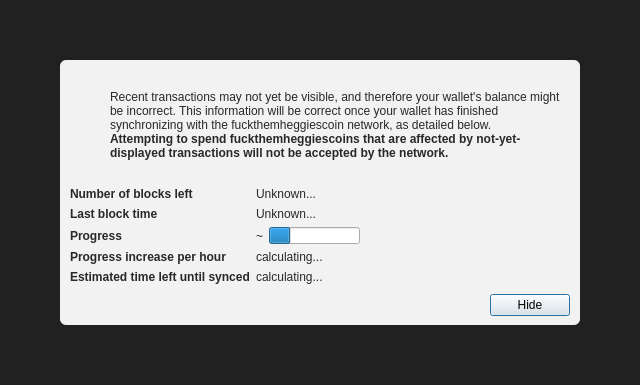
<?xml version="1.0" encoding="UTF-8"?>
<ui version="4.0">
 <class>ModalOverlay</class>
 <widget class="QWidget" name="ModalOverlay">
  <property name="geometry">
   <rect>
    <x>0</x>
    <y>0</y>
    <width>640</width>
    <height>385</height>
   </rect>
  </property>
  <property name="windowTitle">
   <string>Form</string>
  </property>
  <layout class="QVBoxLayout" name="verticalLayout" stretch="0">
   <property name="sizeConstraint">
    <enum>QLayout::SetDefaultConstraint</enum>
   </property>
   <property name="leftMargin">
    <number>0</number>
   </property>
   <property name="topMargin">
    <number>0</number>
   </property>
   <property name="rightMargin">
    <number>0</number>
   </property>
   <property name="bottomMargin">
    <number>0</number>
   </property>
   <item>
    <widget class="QWidget" name="bgWidget" native="true">
     <property name="styleSheet">
      <string notr="true">#bgWidget { background: rgba(0,0,0,220); }</string>
     </property>
     <layout class="QVBoxLayout" name="verticalLayoutMain" stretch="1">
      <property name="leftMargin">
       <number>60</number>
      </property>
      <property name="topMargin">
       <number>60</number>
      </property>
      <property name="rightMargin">
       <number>60</number>
      </property>
      <property name="bottomMargin">
       <number>60</number>
      </property>
      <item>
       <widget class="QWidget" name="contentWidget" native="true">
        <property name="styleSheet">
         <string notr="true">#contentWidget { background: rgba(255,255,255,240); border-radius: 6px; }

QLabel { color: rgb(40,40,40);  }</string>
        </property>
        <layout class="QVBoxLayout" name="verticalLayoutSub" stretch="1,0,0,0">
         <property name="spacing">
          <number>0</number>
         </property>
         <property name="leftMargin">
          <number>10</number>
         </property>
         <property name="topMargin">
          <number>10</number>
         </property>
         <property name="rightMargin">
          <number>10</number>
         </property>
         <property name="bottomMargin">
          <number>10</number>
         </property>
         <item>
          <layout class="QHBoxLayout" name="horizontalLayoutIconText" stretch="0,1">
           <property name="topMargin">
            <number>20</number>
           </property>
           <item>
            <layout class="QVBoxLayout" name="verticalLayoutIcon">
             <property name="leftMargin">
              <number>0</number>
             </property>
             <item>
              <widget class="QPushButton" name="warningIcon">
               <property name="enabled">
                <bool>false</bool>
               </property>
               <property name="text">
                <string/>
               </property>
               <property name="icon">
                <iconset>
                 <normaloff>:/icons/warning</normaloff>
                 <disabledoff>:/icons/warning</disabledoff>:/icons/warning</iconset>
               </property>
               <property name="iconSize">
                <size>
                 <width>48</width>
                 <height>48</height>
                </size>
               </property>
               <property name="flat">
                <bool>true</bool>
               </property>
              </widget>
             </item>
             <item>
              <spacer name="verticalSpacerWarningIcon">
               <property name="orientation">
                <enum>Qt::Vertical</enum>
               </property>
               <property name="sizeHint" stdset="0">
                <size>
                 <width>20</width>
                 <height>40</height>
                </size>
               </property>
              </spacer>
             </item>
            </layout>
           </item>
           <item>
            <layout class="QVBoxLayout" name="verticalLayoutInfoText">
             <property name="leftMargin">
              <number>0</number>
             </property>
             <property name="topMargin">
              <number>0</number>
             </property>
             <item>
              <widget class="QLabel" name="infoText">
               <property name="text">
                <string>Recent transactions may not yet be visible, and therefore your wallet's balance might be incorrect. This information will be correct once your wallet has finished synchronizing with the fuckthemheggiescoin network, as detailed below.</string>
               </property>
               <property name="textFormat">
                <enum>Qt::RichText</enum>
               </property>
               <property name="wordWrap">
                <bool>true</bool>
               </property>
              </widget>
             </item>
             <item>
              <widget class="QLabel" name="infoTextStrong">
               <property name="font">
                <font>
                 <weight>75</weight>
                 <bold>true</bold>
                </font>
               </property>
               <property name="text">
                <string>Attempting to spend fuckthemheggiescoins that are affected by not-yet-displayed transactions will not be accepted by the network.</string>
               </property>
               <property name="textFormat">
                <enum>Qt::RichText</enum>
               </property>
               <property name="wordWrap">
                <bool>true</bool>
               </property>
              </widget>
             </item>
             <item>
              <spacer name="verticalSpacerInTextSpace">
               <property name="orientation">
                <enum>Qt::Vertical</enum>
               </property>
               <property name="sizeHint" stdset="0">
                <size>
                 <width>20</width>
                 <height>40</height>
                </size>
               </property>
              </spacer>
             </item>
            </layout>
           </item>
          </layout>
         </item>
         <item>
          <spacer name="verticalSpacerAfterText">
           <property name="orientation">
            <enum>Qt::Vertical</enum>
           </property>
           <property name="sizeHint" stdset="0">
            <size>
             <width>20</width>
             <height>40</height>
            </size>
           </property>
          </spacer>
         </item>
         <item>
          <layout class="QFormLayout" name="formLayout">
           <property name="fieldGrowthPolicy">
            <enum>QFormLayout::FieldsStayAtSizeHint</enum>
           </property>
           <property name="horizontalSpacing">
            <number>6</number>
           </property>
           <property name="verticalSpacing">
            <number>6</number>
           </property>
           <property name="topMargin">
            <number>10</number>
           </property>
           <item row="0" column="0">
            <widget class="QLabel" name="labelNumberOfBlocksLeft">
             <property name="font">
              <font>
               <weight>75</weight>
               <bold>true</bold>
              </font>
             </property>
             <property name="text">
              <string>Number of blocks left</string>
             </property>
            </widget>
           </item>
           <item row="0" column="1">
            <widget class="QLabel" name="numberOfBlocksLeft">
             <property name="text">
              <string>Unknown...</string>
             </property>
            </widget>
           </item>
           <item row="1" column="0">
            <widget class="QLabel" name="labelLastBlockTime">
             <property name="font">
              <font>
               <weight>75</weight>
               <bold>true</bold>
              </font>
             </property>
             <property name="text">
              <string>Last block time</string>
             </property>
            </widget>
           </item>
           <item row="1" column="1">
            <widget class="QLabel" name="newestBlockDate">
             <property name="sizePolicy">
              <sizepolicy hsizetype="Maximum" vsizetype="Preferred">
               <horstretch>0</horstretch>
               <verstretch>0</verstretch>
              </sizepolicy>
             </property>
             <property name="text">
              <string>Unknown...</string>
             </property>
            </widget>
           </item>
           <item row="2" column="0">
            <widget class="QLabel" name="labelSyncDone">
             <property name="font">
              <font>
               <weight>75</weight>
               <bold>true</bold>
              </font>
             </property>
             <property name="text">
              <string>Progress</string>
             </property>
            </widget>
           </item>
           <item row="2" column="1">
            <layout class="QHBoxLayout" name="horizontalLayoutSync" stretch="0,1">
             <item>
              <widget class="QLabel" name="percentageProgress">
               <property name="text">
                <string notr="true">~</string>
               </property>
              </widget>
             </item>
             <item>
              <widget class="QProgressBar" name="progressBar">
               <property name="value">
                <number>24</number>
               </property>
               <property name="format">
                <string/>
               </property>
              </widget>
             </item>
            </layout>
           </item>
           <item row="4" column="0">
            <widget class="QLabel" name="labelProgressIncrease">
             <property name="font">
              <font>
               <weight>75</weight>
               <bold>true</bold>
              </font>
             </property>
             <property name="text">
              <string>Progress increase per hour</string>
             </property>
            </widget>
           </item>
           <item row="4" column="1">
            <widget class="QLabel" name="progressIncreasePerH">
             <property name="text">
              <string>calculating...</string>
             </property>
            </widget>
           </item>
           <item row="5" column="0">
            <widget class="QLabel" name="labelEstimatedTimeLeft">
             <property name="font">
              <font>
               <weight>75</weight>
               <bold>true</bold>
              </font>
             </property>
             <property name="text">
              <string>Estimated time left until synced</string>
             </property>
            </widget>
           </item>
           <item row="5" column="1">
            <widget class="QLabel" name="expectedTimeLeft">
             <property name="text">
              <string>calculating...</string>
             </property>
            </widget>
           </item>
          </layout>
         </item>
         <item>
          <layout class="QHBoxLayout" name="horizontalLayoutButtons">
           <property name="leftMargin">
            <number>10</number>
           </property>
           <property name="topMargin">
            <number>10</number>
           </property>
           <item>
            <spacer name="horizontalSpacer">
             <property name="orientation">
              <enum>Qt::Horizontal</enum>
             </property>
             <property name="sizeHint" stdset="0">
              <size>
               <width>40</width>
               <height>20</height>
              </size>
             </property>
            </spacer>
           </item>
           <item>
            <widget class="QPushButton" name="closeButton">
             <property name="text">
              <string>Hide</string>
             </property>
             <property name="shortcut">
              <string>Esc</string>
             </property>
             <property name="focusPolicy">
              <enum>Qt::StrongFocus</enum>
             </property>
             <property name="default">
              <bool>true</bool>
             </property>
            </widget>
           </item>
          </layout>
         </item>
        </layout>
       </widget>
      </item>
     </layout>
    </widget>
   </item>
  </layout>
 </widget>
 <resources/>
 <connections/>
</ui>
